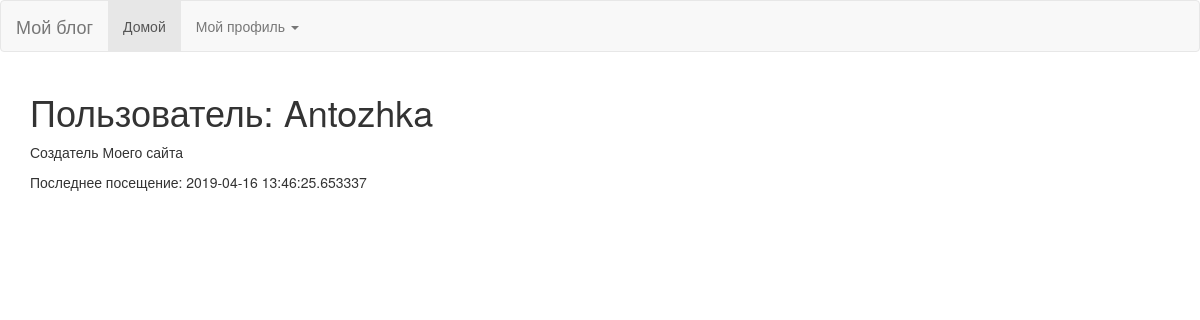
The app's page /user/Antozhka (signed in) with its own data.
### app/models.py (models this page shows, shortened)
class User(UserMixin, db.Model):
    id = db.Column(db.Integer, primary_key=True)
    username = db.Column(db.String(64), index=True, unique=True)
    email = db.Column(db.String(120), index=True, unique=True)
    password_hash = db.Column(db.String(128))
    posts = db.relationship('Post', backref='author', lazy='dynamic')
    about_me = db.Column(db.String(140))
    last_seen = db.Column(db.DateTime, default=datetime.utcnow)

### app/routes.py (the view)
@app.route('/user/<username>')
@login_required
def user(username):
    user = User.query.filter_by(username=username).first_or_404()
    return render_template('user_bs.html', title=user.username, user=user)

### app/models.py (called while the page is built)
@login.user_loader
def load_user(id):
    return User.query.get(int(id))

### app/routes.py (called while the page is built)
@app.before_request
def before_request():
    if current_user.is_authenticated:
        current_user.last_seen = datetime.utcnow()
        db.session.commit()

### app/templates/user_bs.html (shortened to what this page needs)
{% extends "base_bs.html" %}
{% block app_content %}
    <table>
        <tr valign="top">
            <td>
                <h1>Пользователь: {{ user.username }}</h1>
                {% if user.about_me %}<p>{{ user.about_me }}</p>{% endif %}
                {% if user.last_seen %}<p>Последнее посещение: {{ user.last_seen }}</p>{% endif %}
            </td>
        </tr>
    </table>
{% endblock %}

### records on screen
User: username "Antozhka", about_me "Создатель Моего сайта", last_seen "2019-04-16 13:46:25.653337"
